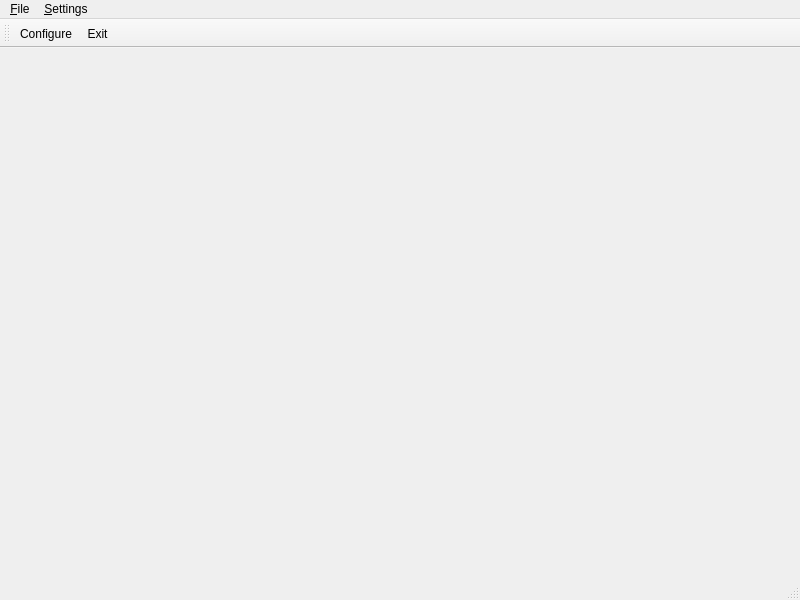
<?xml version="1.0" encoding="UTF-8"?>
<ui version="4.0">
 <class>MainWindow</class>
 <widget class="QMainWindow" name="MainWindow">
  <property name="geometry">
   <rect>
    <x>0</x>
    <y>0</y>
    <width>800</width>
    <height>600</height>
   </rect>
  </property>
  <property name="windowTitle">
   <string>MainWindow</string>
  </property>
  <widget class="QWidget" name="centralwidget"/>
  <widget class="QMenuBar" name="menubar">
   <property name="geometry">
    <rect>
     <x>0</x>
     <y>0</y>
     <width>800</width>
     <height>21</height>
    </rect>
   </property>
   <widget class="QMenu" name="menu_File">
    <property name="title">
     <string>&amp;File</string>
    </property>
    <addaction name="action_Exit"/>
   </widget>
   <widget class="QMenu" name="menu_Settings">
    <property name="title">
     <string>&amp;Settings</string>
    </property>
    <addaction name="action_Configure"/>
   </widget>
   <addaction name="menu_File"/>
   <addaction name="menu_Settings"/>
  </widget>
  <widget class="QStatusBar" name="statusbar"/>
  <widget class="QToolBar" name="toolBar">
   <property name="windowTitle">
    <string>toolBar</string>
   </property>
   <attribute name="toolBarArea">
    <enum>TopToolBarArea</enum>
   </attribute>
   <attribute name="toolBarBreak">
    <bool>false</bool>
   </attribute>
   <addaction name="action_Configure"/>
   <addaction name="action_Exit"/>
  </widget>
  <action name="action_Exit">
   <property name="icon">
    <iconset resource="Images.qrc">
     <normaloff>:/Icon/Pictures/application-exit.png</normaloff>:/Icon/Pictures/application-exit.png</iconset>
   </property>
   <property name="text">
    <string>&amp;Exit</string>
   </property>
  </action>
  <action name="action_Configure">
   <property name="icon">
    <iconset resource="Images.qrc">
     <normaloff>:/Icon/Pictures/settings.png</normaloff>:/Icon/Pictures/settings.png</iconset>
   </property>
   <property name="text">
    <string>&amp;Configure</string>
   </property>
  </action>
 </widget>
 <resources>
  <include location="Images.qrc"/>
 </resources>
 <connections/>
</ui>
